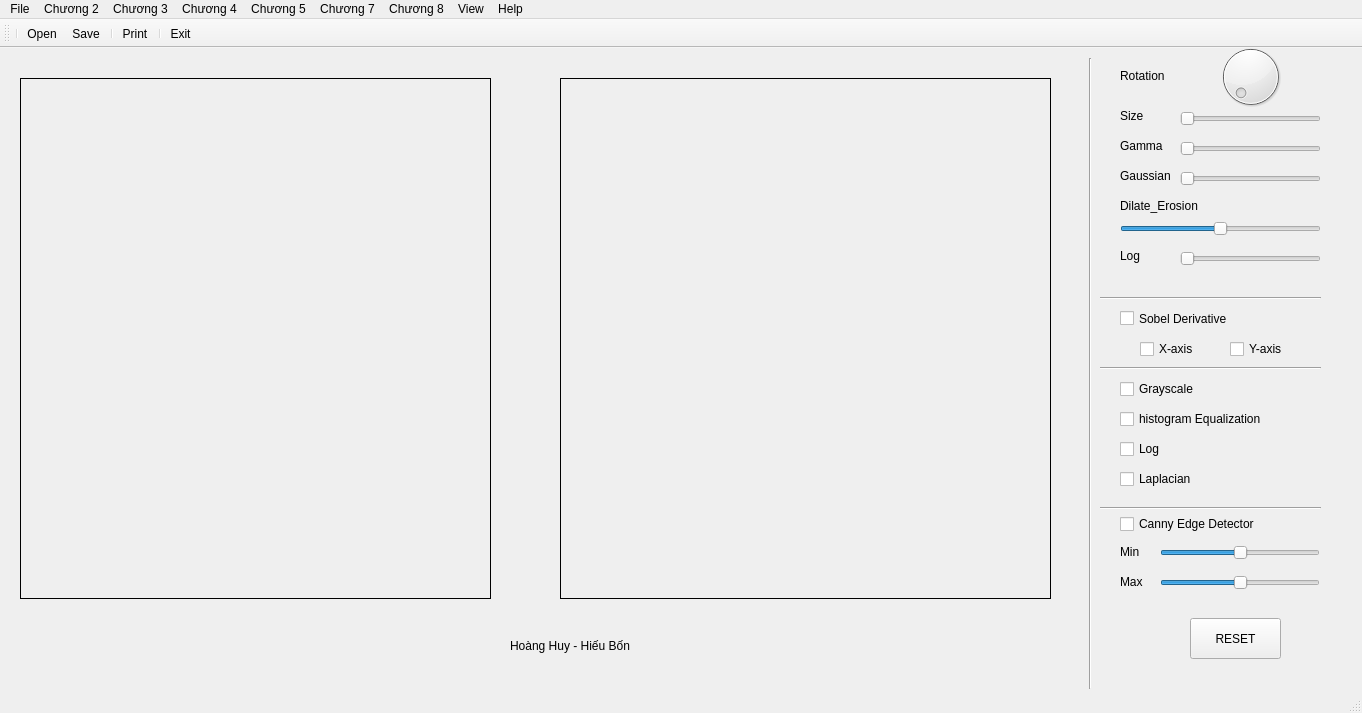
<?xml version="1.0" encoding="UTF-8"?>
<ui version="4.0">
 <class>MainWindow</class>
 <widget class="QMainWindow" name="MainWindow">
  <property name="geometry">
   <rect>
    <x>0</x>
    <y>0</y>
    <width>1362</width>
    <height>713</height>
   </rect>
  </property>
  <property name="windowTitle">
   <string>MainWindow</string>
  </property>
  <widget class="QWidget" name="centralwidget">
   <widget class="QLabel" name="imgLabel">
    <property name="geometry">
     <rect>
      <x>20</x>
      <y>30</y>
      <width>471</width>
      <height>521</height>
     </rect>
    </property>
    <property name="frameShape">
     <enum>QFrame::Panel</enum>
    </property>
    <property name="frameShadow">
     <enum>QFrame::Plain</enum>
    </property>
    <property name="text">
     <string/>
    </property>
   </widget>
   <widget class="QLabel" name="imgLabel2">
    <property name="geometry">
     <rect>
      <x>560</x>
      <y>30</y>
      <width>491</width>
      <height>521</height>
     </rect>
    </property>
    <property name="frameShape">
     <enum>QFrame::Panel</enum>
    </property>
    <property name="frameShadow">
     <enum>QFrame::Plain</enum>
    </property>
    <property name="text">
     <string/>
    </property>
   </widget>
   <widget class="QDial" name="dial">
    <property name="geometry">
     <rect>
      <x>1180</x>
      <y>-7</y>
      <width>141</width>
      <height>71</height>
     </rect>
    </property>
    <property name="font">
     <font>
      <pointsize>8</pointsize>
     </font>
    </property>
    <property name="maximum">
     <number>360</number>
    </property>
   </widget>
   <widget class="QLabel" name="label">
    <property name="geometry">
     <rect>
      <x>1120</x>
      <y>20</y>
      <width>55</width>
      <height>16</height>
     </rect>
    </property>
    <property name="text">
     <string>Rotation</string>
    </property>
   </widget>
   <widget class="QSlider" name="horizontalSlider">
    <property name="geometry">
     <rect>
      <x>1180</x>
      <y>90</y>
      <width>141</width>
      <height>22</height>
     </rect>
    </property>
    <property name="minimum">
     <number>5</number>
    </property>
    <property name="maximum">
     <number>20</number>
    </property>
    <property name="value">
     <number>5</number>
    </property>
    <property name="sliderPosition">
     <number>5</number>
    </property>
    <property name="orientation">
     <enum>Qt::Horizontal</enum>
    </property>
   </widget>
   <widget class="QLabel" name="label_2">
    <property name="geometry">
     <rect>
      <x>1120</x>
      <y>90</y>
      <width>55</width>
      <height>16</height>
     </rect>
    </property>
    <property name="text">
     <string>Gamma</string>
    </property>
   </widget>
   <widget class="Line" name="line_5">
    <property name="geometry">
     <rect>
      <x>1080</x>
      <y>10</y>
      <width>20</width>
      <height>631</height>
     </rect>
    </property>
    <property name="orientation">
     <enum>Qt::Vertical</enum>
    </property>
   </widget>
   <widget class="QSlider" name="size_Img">
    <property name="geometry">
     <rect>
      <x>1180</x>
      <y>60</y>
      <width>141</width>
      <height>22</height>
     </rect>
    </property>
    <property name="minimum">
     <number>1</number>
    </property>
    <property name="maximum">
     <number>10</number>
    </property>
    <property name="value">
     <number>1</number>
    </property>
    <property name="sliderPosition">
     <number>1</number>
    </property>
    <property name="orientation">
     <enum>Qt::Horizontal</enum>
    </property>
   </widget>
   <widget class="QLabel" name="label_3">
    <property name="geometry">
     <rect>
      <x>1120</x>
      <y>60</y>
      <width>55</width>
      <height>16</height>
     </rect>
    </property>
    <property name="text">
     <string>Size</string>
    </property>
   </widget>
   <widget class="QLabel" name="label_4">
    <property name="geometry">
     <rect>
      <x>1120</x>
      <y>120</y>
      <width>55</width>
      <height>16</height>
     </rect>
    </property>
    <property name="text">
     <string>Gaussian</string>
    </property>
   </widget>
   <widget class="QSlider" name="gaussian_QSlider">
    <property name="geometry">
     <rect>
      <x>1180</x>
      <y>120</y>
      <width>141</width>
      <height>22</height>
     </rect>
    </property>
    <property name="minimum">
     <number>0</number>
    </property>
    <property name="maximum">
     <number>4</number>
    </property>
    <property name="value">
     <number>0</number>
    </property>
    <property name="sliderPosition">
     <number>0</number>
    </property>
    <property name="orientation">
     <enum>Qt::Horizontal</enum>
    </property>
   </widget>
   <widget class="QSlider" name="erosion">
    <property name="geometry">
     <rect>
      <x>1120</x>
      <y>170</y>
      <width>201</width>
      <height>22</height>
     </rect>
    </property>
    <property name="minimum">
     <number>-5</number>
    </property>
    <property name="maximum">
     <number>5</number>
    </property>
    <property name="value">
     <number>0</number>
    </property>
    <property name="sliderPosition">
     <number>0</number>
    </property>
    <property name="orientation">
     <enum>Qt::Horizontal</enum>
    </property>
   </widget>
   <widget class="QLabel" name="label_5">
    <property name="geometry">
     <rect>
      <x>1120</x>
      <y>150</y>
      <width>91</width>
      <height>16</height>
     </rect>
    </property>
    <property name="text">
     <string>Dilate_Erosion</string>
    </property>
   </widget>
   <widget class="QLabel" name="log">
    <property name="geometry">
     <rect>
      <x>1120</x>
      <y>200</y>
      <width>55</width>
      <height>16</height>
     </rect>
    </property>
    <property name="text">
     <string>Log</string>
    </property>
   </widget>
   <widget class="QSlider" name="Qlog">
    <property name="geometry">
     <rect>
      <x>1180</x>
      <y>200</y>
      <width>141</width>
      <height>22</height>
     </rect>
    </property>
    <property name="minimum">
     <number>2</number>
    </property>
    <property name="maximum">
     <number>4</number>
    </property>
    <property name="value">
     <number>2</number>
    </property>
    <property name="sliderPosition">
     <number>2</number>
    </property>
    <property name="orientation">
     <enum>Qt::Horizontal</enum>
    </property>
   </widget>
   <widget class="QCheckBox" name="sobel">
    <property name="geometry">
     <rect>
      <x>1120</x>
      <y>260</y>
      <width>171</width>
      <height>21</height>
     </rect>
    </property>
    <property name="text">
     <string>Sobel Derivative</string>
    </property>
   </widget>
   <widget class="QCheckBox" name="sobel_x">
    <property name="geometry">
     <rect>
      <x>1140</x>
      <y>290</y>
      <width>71</width>
      <height>22</height>
     </rect>
    </property>
    <property name="text">
     <string>X-axis</string>
    </property>
   </widget>
   <widget class="Line" name="line_3">
    <property name="geometry">
     <rect>
      <x>1100</x>
      <y>310</y>
      <width>221</width>
      <height>20</height>
     </rect>
    </property>
    <property name="orientation">
     <enum>Qt::Horizontal</enum>
    </property>
   </widget>
   <widget class="QCheckBox" name="sobel_y">
    <property name="geometry">
     <rect>
      <x>1230</x>
      <y>290</y>
      <width>81</width>
      <height>22</height>
     </rect>
    </property>
    <property name="text">
     <string>Y-axis</string>
    </property>
   </widget>
   <widget class="Line" name="line_4">
    <property name="geometry">
     <rect>
      <x>1100</x>
      <y>240</y>
      <width>221</width>
      <height>20</height>
     </rect>
    </property>
    <property name="orientation">
     <enum>Qt::Horizontal</enum>
    </property>
   </widget>
   <widget class="QCheckBox" name="gray">
    <property name="geometry">
     <rect>
      <x>1120</x>
      <y>330</y>
      <width>97</width>
      <height>22</height>
     </rect>
    </property>
    <property name="text">
     <string>Grayscale</string>
    </property>
   </widget>
   <widget class="QCheckBox" name="hist">
    <property name="geometry">
     <rect>
      <x>1120</x>
      <y>360</y>
      <width>161</width>
      <height>22</height>
     </rect>
    </property>
    <property name="text">
     <string>histogram Equalization</string>
    </property>
   </widget>
   <widget class="QCheckBox" name="cbLog">
    <property name="geometry">
     <rect>
      <x>1120</x>
      <y>390</y>
      <width>161</width>
      <height>22</height>
     </rect>
    </property>
    <property name="text">
     <string>Log</string>
    </property>
   </widget>
   <widget class="QCheckBox" name="cbLap">
    <property name="geometry">
     <rect>
      <x>1120</x>
      <y>420</y>
      <width>161</width>
      <height>22</height>
     </rect>
    </property>
    <property name="text">
     <string>Laplacian</string>
    </property>
   </widget>
   <widget class="QLabel" name="label_6">
    <property name="geometry">
     <rect>
      <x>1120</x>
      <y>495</y>
      <width>31</width>
      <height>17</height>
     </rect>
    </property>
    <property name="text">
     <string>Min</string>
    </property>
   </widget>
   <widget class="QLabel" name="label_7">
    <property name="geometry">
     <rect>
      <x>1120</x>
      <y>525</y>
      <width>31</width>
      <height>17</height>
     </rect>
    </property>
    <property name="text">
     <string>Max</string>
    </property>
   </widget>
   <widget class="QCheckBox" name="canny">
    <property name="geometry">
     <rect>
      <x>1120</x>
      <y>465</y>
      <width>171</width>
      <height>22</height>
     </rect>
    </property>
    <property name="autoFillBackground">
     <bool>false</bool>
    </property>
    <property name="text">
     <string>Canny Edge Detector</string>
    </property>
    <property name="checkable">
     <bool>true</bool>
    </property>
    <property name="checked">
     <bool>false</bool>
    </property>
   </widget>
   <widget class="QSlider" name="canny_min">
    <property name="geometry">
     <rect>
      <x>1160</x>
      <y>490</y>
      <width>160</width>
      <height>29</height>
     </rect>
    </property>
    <property name="maximum">
     <number>200</number>
    </property>
    <property name="value">
     <number>100</number>
    </property>
    <property name="orientation">
     <enum>Qt::Horizontal</enum>
    </property>
   </widget>
   <widget class="QSlider" name="canny_max">
    <property name="geometry">
     <rect>
      <x>1160</x>
      <y>520</y>
      <width>160</width>
      <height>29</height>
     </rect>
    </property>
    <property name="maximum">
     <number>400</number>
    </property>
    <property name="value">
     <number>200</number>
    </property>
    <property name="orientation">
     <enum>Qt::Horizontal</enum>
    </property>
   </widget>
   <widget class="Line" name="line_6">
    <property name="geometry">
     <rect>
      <x>1100</x>
      <y>450</y>
      <width>221</width>
      <height>20</height>
     </rect>
    </property>
    <property name="orientation">
     <enum>Qt::Horizontal</enum>
    </property>
   </widget>
   <widget class="QLabel" name="label_8">
    <property name="geometry">
     <rect>
      <x>510</x>
      <y>590</y>
      <width>131</width>
      <height>16</height>
     </rect>
    </property>
    <property name="text">
     <string>Hoàng Huy - Hiếu Bốn</string>
    </property>
   </widget>
   <widget class="QPushButton" name="pushButton">
    <property name="geometry">
     <rect>
      <x>1190</x>
      <y>570</y>
      <width>91</width>
      <height>41</height>
     </rect>
    </property>
    <property name="focusPolicy">
     <enum>Qt::StrongFocus</enum>
    </property>
    <property name="text">
     <string>RESET</string>
    </property>
   </widget>
  </widget>
  <widget class="QMenuBar" name="menubar">
   <property name="geometry">
    <rect>
     <x>0</x>
     <y>0</y>
     <width>1362</width>
     <height>21</height>
    </rect>
   </property>
   <widget class="QMenu" name="menuFile">
    <property name="title">
     <string>File</string>
    </property>
    <addaction name="actionOpen"/>
    <addaction name="actionSave"/>
    <addaction name="separator"/>
    <addaction name="actionPrint"/>
    <addaction name="actionSaveAs"/>
    <addaction name="separator"/>
    <addaction name="actionQuit"/>
   </widget>
   <widget class="QMenu" name="menuView">
    <property name="title">
     <string>View</string>
    </property>
    <addaction name="actionSmall"/>
    <addaction name="actionBig"/>
   </widget>
   <widget class="QMenu" name="menuCh_ng_6">
    <property name="title">
     <string>Chương 2</string>
    </property>
    <addaction name="actionRotation"/>
    <addaction name="actionAffine"/>
   </widget>
   <widget class="QMenu" name="menuCh_ng_9">
    <property name="title">
     <string>Chương 3</string>
    </property>
    <addaction name="actioAnhXam"/>
    <addaction name="actionNegative"/>
    <addaction name="actionLog"/>
    <addaction name="actionHistogram"/>
    <addaction name="actionGamma"/>
   </widget>
   <widget class="QMenu" name="menuCh_ng_10">
    <property name="title">
     <string>Chương 4</string>
    </property>
    <addaction name="actionFilter_Average"/>
    <addaction name="actionGaussan"/>
    <addaction name="actionHigh_Boost"/>
    <addaction name="actionLaplacian"/>
    <addaction name="actionUnsharp"/>
   </widget>
   <widget class="QMenu" name="menuCh_ng_11">
    <property name="title">
     <string>Chương 5</string>
    </property>
    <widget class="QMenu" name="menuFourier_2">
     <property name="title">
      <string>Fourier</string>
     </property>
     <addaction name="actionTanSo"/>
     <addaction name="separator"/>
     <addaction name="actionIdeal_LPF"/>
     <addaction name="actionButter_LPF"/>
     <addaction name="actionGaussian_LPF"/>
     <addaction name="separator"/>
     <addaction name="actionIdeal_HPF"/>
     <addaction name="actionButterworth_HPF"/>
     <addaction name="actionGaussian_HPF"/>
    </widget>
    <widget class="QMenu" name="menuType_Here">
     <property name="title">
      <string>Type Here</string>
     </property>
    </widget>
    <addaction name="menuFourier_2"/>
    <addaction name="menuType_Here"/>
   </widget>
   <widget class="QMenu" name="menuCh_ng_12">
    <property name="title">
     <string>Chương 7</string>
    </property>
    <addaction name="actionDilate"/>
    <addaction name="actionErode"/>
    <addaction name="actionOpen_2"/>
    <addaction name="actionClose"/>
    <addaction name="actionHit_miss"/>
    <addaction name="actionMorboundary"/>
    <addaction name="actionGradient"/>
    <addaction name="actionConvex"/>
    <addaction name="actionCanny"/>
   </widget>
   <widget class="QMenu" name="menuCh_ng_13">
    <property name="title">
     <string>Chương 8</string>
    </property>
    <addaction name="actionx_direcction_Sobel"/>
    <addaction name="actiony_direction_Sobel"/>
    <addaction name="actionLaplacian_2"/>
    <addaction name="actionLaplacian_of_Gaussian"/>
    <addaction name="actionHough"/>
   </widget>
   <widget class="QMenu" name="menuAbout">
    <property name="title">
     <string>Help</string>
    </property>
    <addaction name="actionQt"/>
    <addaction name="actionAuthor"/>
   </widget>
   <addaction name="menuFile"/>
   <addaction name="menuCh_ng_6"/>
   <addaction name="menuCh_ng_9"/>
   <addaction name="menuCh_ng_10"/>
   <addaction name="menuCh_ng_11"/>
   <addaction name="menuCh_ng_12"/>
   <addaction name="menuCh_ng_13"/>
   <addaction name="menuView"/>
   <addaction name="menuAbout"/>
  </widget>
  <widget class="QStatusBar" name="statusbar"/>
  <widget class="QToolBar" name="toolBar">
   <property name="windowTitle">
    <string>toolBar</string>
   </property>
   <attribute name="toolBarArea">
    <enum>TopToolBarArea</enum>
   </attribute>
   <attribute name="toolBarBreak">
    <bool>false</bool>
   </attribute>
   <addaction name="separator"/>
   <addaction name="actionOpen"/>
   <addaction name="actionSave"/>
   <addaction name="separator"/>
   <addaction name="actionPrint"/>
   <addaction name="separator"/>
   <addaction name="actionQuit"/>
  </widget>
  <action name="actionNew">
   <property name="icon">
    <iconset>
     <normaloff>../../bong.jpg</normaloff>../../bong.jpg</iconset>
   </property>
   <property name="text">
    <string>New</string>
   </property>
  </action>
  <action name="actionOpen">
   <property name="icon">
    <iconset>
     <normaloff>../../.designer/backup/open.png</normaloff>../../.designer/backup/open.png</iconset>
   </property>
   <property name="text">
    <string>Open</string>
   </property>
  </action>
  <action name="actionSave">
   <property name="icon">
    <iconset>
     <normaloff>../../.designer/backup/Save.png</normaloff>../../.designer/backup/Save.png</iconset>
   </property>
   <property name="text">
    <string>Save</string>
   </property>
  </action>
  <action name="actionPrint">
   <property name="icon">
    <iconset>
     <normaloff>../../.designer/backup/print.png</normaloff>../../.designer/backup/print.png</iconset>
   </property>
   <property name="text">
    <string>Print</string>
   </property>
  </action>
  <action name="actionSaveAs">
   <property name="icon">
    <iconset>
     <normaloff>../../.designer/backup/SaveAs.png</normaloff>../../.designer/backup/SaveAs.png</iconset>
   </property>
   <property name="text">
    <string>Save as...</string>
   </property>
  </action>
  <action name="actionQuit">
   <property name="icon">
    <iconset>
     <normaloff>../../.designer/backup/Quit.png</normaloff>../../.designer/backup/Quit.png</iconset>
   </property>
   <property name="text">
    <string>Exit</string>
   </property>
  </action>
  <action name="actioAnhXam">
   <property name="text">
    <string>Graycsale</string>
   </property>
  </action>
  <action name="actionCanny">
   <property name="text">
    <string>Canny</string>
   </property>
  </action>
  <action name="actionNegative">
   <property name="text">
    <string>Negative</string>
   </property>
  </action>
  <action name="actionHistogram">
   <property name="text">
    <string>Histogram</string>
   </property>
  </action>
  <action name="actionLog">
   <property name="text">
    <string>Log </string>
   </property>
  </action>
  <action name="actionGaussan">
   <property name="text">
    <string>Gaussan</string>
   </property>
  </action>
  <action name="actionHigh_Boost">
   <property name="text">
    <string>High Boost</string>
   </property>
  </action>
  <action name="actionLaplacian">
   <property name="text">
    <string>Laplacian</string>
   </property>
  </action>
  <action name="actionFilter_Average">
   <property name="text">
    <string>Filter Average</string>
   </property>
  </action>
  <action name="actionUnsharp">
   <property name="text">
    <string>Unsharp</string>
   </property>
  </action>
  <action name="actionCh_ng_5">
   <property name="text">
    <string>Chương 5</string>
   </property>
  </action>
  <action name="actionTanSo">
   <property name="text">
    <string>Ảnh Miền Tần Số</string>
   </property>
  </action>
  <action name="actionIdeal_LPF">
   <property name="text">
    <string>Ideal LPF</string>
   </property>
  </action>
  <action name="actionButter_LPF">
   <property name="text">
    <string>Butterworth LPF</string>
   </property>
  </action>
  <action name="actionGaussian_LPF">
   <property name="text">
    <string>Gaussian LPF</string>
   </property>
  </action>
  <action name="actionIdeal_HPF">
   <property name="text">
    <string>Ideal HPF</string>
   </property>
  </action>
  <action name="actionButterworth_HPF">
   <property name="text">
    <string>Butterworth HPF</string>
   </property>
  </action>
  <action name="actionGaussian_HPF">
   <property name="text">
    <string>Gaussian HPF</string>
   </property>
  </action>
  <action name="actiondilate">
   <property name="text">
    <string>dilate</string>
   </property>
  </action>
  <action name="actionErode">
   <property name="text">
    <string>Erode</string>
   </property>
  </action>
  <action name="actionOpen_2">
   <property name="text">
    <string>Open</string>
   </property>
  </action>
  <action name="actionClose">
   <property name="text">
    <string>Close</string>
   </property>
  </action>
  <action name="actionHit_miss">
   <property name="text">
    <string>Hit-miss</string>
   </property>
  </action>
  <action name="actionDilate">
   <property name="text">
    <string>Dilate</string>
   </property>
  </action>
  <action name="actionMorboundary">
   <property name="text">
    <string>Morboundary</string>
   </property>
  </action>
  <action name="actionGradient">
   <property name="text">
    <string>Gradient</string>
   </property>
  </action>
  <action name="actionConvex">
   <property name="text">
    <string>Convex</string>
   </property>
  </action>
  <action name="actionx_direcction_Sobel">
   <property name="text">
    <string>x_direcction Sobel</string>
   </property>
  </action>
  <action name="actiony_direction_Sobel">
   <property name="text">
    <string>y_direction Sobel</string>
   </property>
  </action>
  <action name="actionLaplacian_2">
   <property name="text">
    <string>Sobel Laplacian</string>
   </property>
  </action>
  <action name="actionLaplacian_of_Gaussian">
   <property name="text">
    <string>Laplacian of Gaussian</string>
   </property>
  </action>
  <action name="actionHough">
   <property name="text">
    <string>Hough</string>
   </property>
  </action>
  <action name="actionSmall">
   <property name="text">
    <string>Zoom in</string>
   </property>
  </action>
  <action name="actionRotation">
   <property name="text">
    <string>Rotation</string>
   </property>
  </action>
  <action name="actionAffine">
   <property name="text">
    <string>Affine</string>
   </property>
  </action>
  <action name="actionGamma">
   <property name="text">
    <string>Gamma</string>
   </property>
  </action>
  <action name="actionBig">
   <property name="text">
    <string>Zoom out</string>
   </property>
  </action>
  <action name="actionQt">
   <property name="text">
    <string>About Qt</string>
   </property>
  </action>
  <action name="actionAuthor">
   <property name="text">
    <string>Author</string>
   </property>
  </action>
 </widget>
 <resources/>
 <connections/>
</ui>
